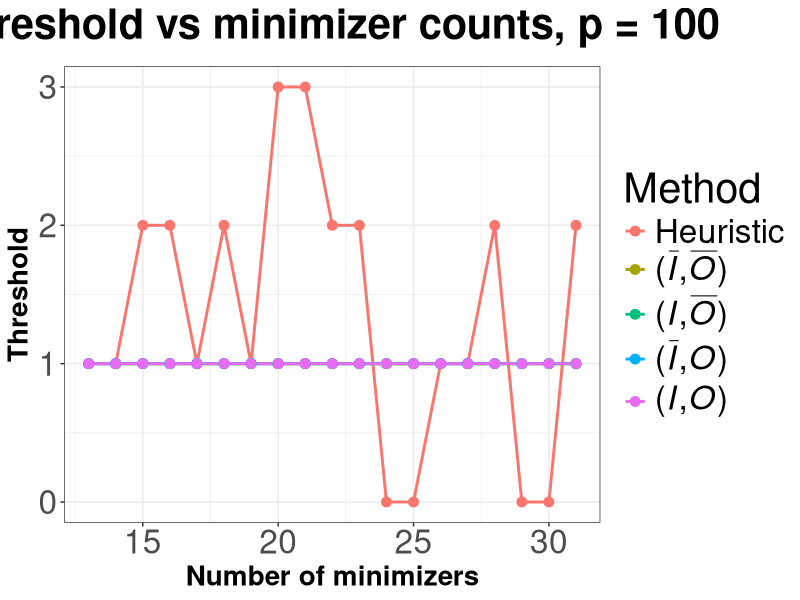
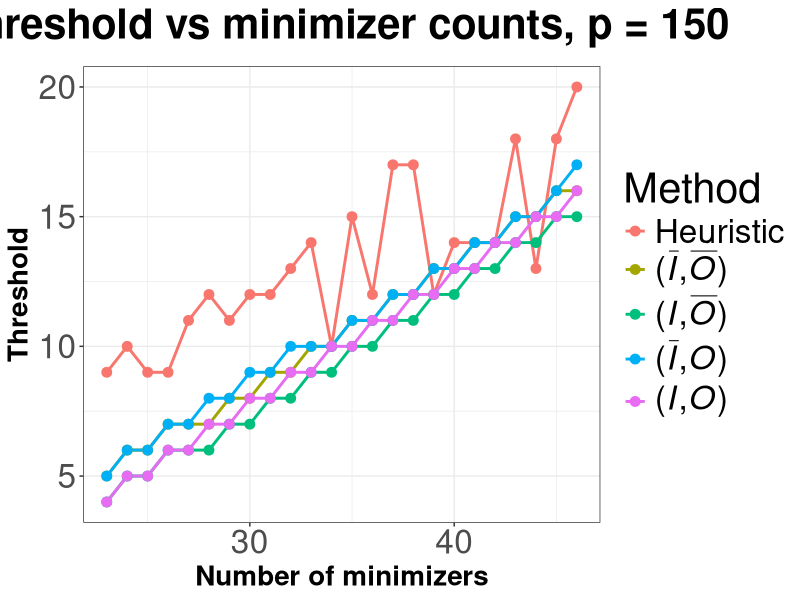
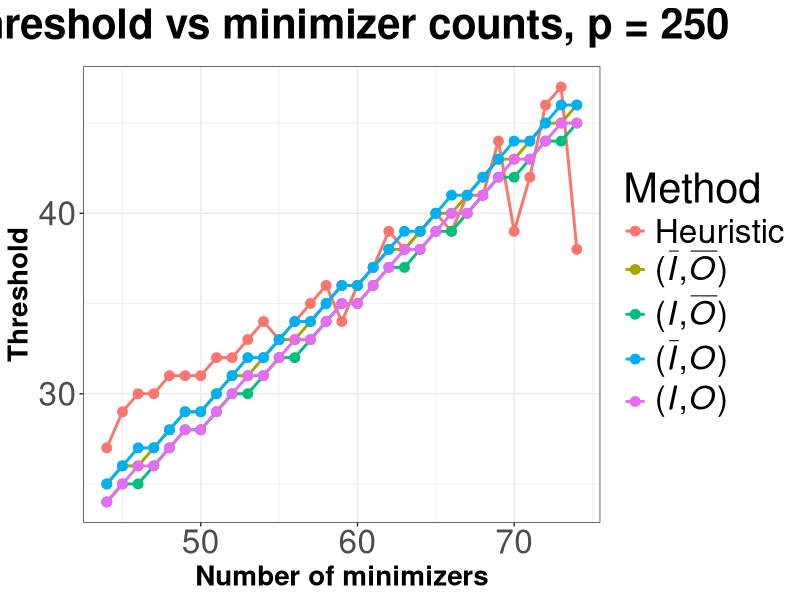

These charts were generated, in order, by the following R code:
# SPDX-FileCopyrightText: 2006-2025 Knut Reinert & Freie Universität Berlin
# SPDX-FileCopyrightText: 2016-2025 Knut Reinert & MPI für molekulare Genetik
# SPDX-License-Identifier: BSD-3-Clause

library(ggplot2)
library(reshape2)

#######################################################################################################################
# p = 100
#######################################################################################################################

counts <- c(13, 14, 15, 16, 17, 18, 19, 20, 21, 22, 23, 24, 25, 26, 27, 28, 29, 30, 31)
heuristic  <- c(1, 1, 2, 2, 1, 2, 1, 3, 3, 2, 2, 0, 0, 1, 1, 2, 0, 0, 2)
simple  <- c(1, 1, 1, 1, 1, 1, 1, 1, 1, 1, 1, 1, 1, 1, 1, 1, 1, 1, 1)
indirect  <- c(1, 1, 1, 1, 1, 1, 1, 1, 1, 1, 1, 1, 1, 1, 1, 1, 1, 1, 1)
overlap    <- c(1, 1, 1, 1, 1, 1, 1, 1, 1, 1, 1, 1, 1, 1, 1, 1, 1, 1, 1)
both  <- c(1, 1, 1, 1, 1, 1, 1, 1, 1, 1, 1, 1, 1, 1, 1, 1, 1, 1, 1)

df <- data.frame(counts, heuristic, simple, indirect, overlap, both)
colnames(df) <- c("counts", "Heuristic", "Simple", "Indirect", "Overlap", "Both")
df2 <- melt(df, id = "counts", variable.name="Method")

mini1 <- ggplot(df2, aes(x = counts, y = value, color = Method)) +
  geom_line(size = 1) +
  geom_point(size = 3) +
  labs(title=expression(bold("Threshold vs minimizer counts, p = 100")),
       x = "Number of minimizers",
       y = "Threshold") +
  scale_colour_discrete(name = "Method", labels =c("Heuristic",
                                                   expression("("*bar(italic("I"))*","*bar(italic("O"))*")"),
                                                   expression("("*italic("I")*","*bar(italic("O"))*")"),
                                                   expression("("*bar(italic("I"))*","*italic("O")*")"),
                                                   expression("("*italic("I")*","*italic("O")*")"))) +
  theme_bw() +
  theme(text = element_text(size=30),
        plot.title = element_text(size=30, face="bold", hjust = 0.5),
        axis.title.x = element_text(size=20, face="bold"),
        axis.title.y = element_text(size=20, face="bold"),
        legend.text.align = 0)

#######################################################################################################################
# p = 150
#######################################################################################################################

counts <- c(23, 24, 25, 26, 27, 28, 29, 30, 31, 32, 33, 34, 35, 36, 37, 38, 39, 40, 41, 42, 43, 44, 45, 46)
heuristic  <- c(9, 10, 9, 9, 11, 12, 11, 12, 12, 13, 14, 10, 15, 12, 17, 17, 12, 14, 14, 14, 18, 13, 18, 20)
simple  <- c(5, 6, 6, 7, 7, 7, 8, 8, 9, 9, 10, 10, 11, 11, 12, 12, 13, 13, 14, 14, 15, 15, 16, 16)
indirect  <- c(4, 5, 5, 6, 6, 6, 7, 7, 8, 8, 9, 9, 10, 10, 11, 11, 12, 12, 13, 13, 14, 14, 15, 15)
overlap    <- c(5, 6, 6, 7, 7, 8, 8, 9, 9, 10, 10, 10, 11, 11, 12, 12, 13, 13, 14, 14, 15, 15, 16, 17)
both  <- c(4, 5, 5, 6, 6, 7, 7, 8, 8, 9, 9, 10, 10, 11, 11, 12, 12, 13, 13, 14, 14, 15, 15, 16)

df <- data.frame(counts, heuristic, simple, indirect, overlap, both)
colnames(df) <- c("counts", "Heuristic", "Simple", "Indirect", "Overlap", "Both")
df2 <- melt(df, id = "counts", variable.name="Method")

mini2 <- ggplot(df2, aes(x = counts, y = value, color = Method)) +
  geom_line(size = 1) +
  geom_point(size = 3) +
  labs(title=expression(bold("Threshold vs minimizer counts, p = 150")),
       x = "Number of minimizers",
       y = "Threshold") +
  scale_colour_discrete(name = "Method", labels =c("Heuristic",
                                                   expression("("*bar(italic("I"))*","*bar(italic("O"))*")"),
                                                   expression("("*italic("I")*","*bar(italic("O"))*")"),
                                                   expression("("*bar(italic("I"))*","*italic("O")*")"),
                                                   expression("("*italic("I")*","*italic("O")*")"))) +
  theme_bw() +
  theme(text = element_text(size=30),
        plot.title = element_text(size=30, face="bold", hjust = 0.5),
        axis.title.x = element_text(size=20, face="bold"),
        axis.title.y = element_text(size=20, face="bold"),
        legend.text.align = 0)

#######################################################################################################################
# p = 250
#######################################################################################################################

counts <- c(44, 45, 46, 47, 48, 49, 50, 51, 52, 53, 54, 55, 56, 57, 58, 59, 60, 61, 62, 63, 64, 65, 66, 67, 68, 69, 70, 71, 72, 73, 74)
heuristic  <- c(27, 29, 30, 30, 31, 31, 31, 32, 32, 33, 34, 33, 34, 35, 36, 34, 36, 37, 39, 38, 39, 40, 39, 41, 41, 44, 39, 42, 46, 47, 38)
simple  <- c(25, 26, 26, 27, 28, 29, 29, 30, 31, 31, 32, 33, 33, 34, 35, 36, 36, 37, 38, 38, 39, 40, 40, 41, 42, 43, 43, 44, 45, 45, 46)
indirect  <- c(24, 25, 25, 26, 27, 28, 28, 29, 30, 30, 31, 32, 32, 33, 34, 35, 35, 36, 37, 37, 38, 39, 39, 40, 41, 42, 42, 43, 44, 44, 45)
overlap    <- c(25, 26, 27, 27, 28, 29, 29, 30, 31, 32, 32, 33, 34, 34, 35, 36, 36, 37, 38, 39, 39, 40, 41, 41, 42, 43, 44, 44, 45, 46, 46)
both  <- c(24, 25, 26, 26, 27, 28, 28, 29, 30, 31, 31, 32, 33, 33, 34, 35, 35, 36, 37, 38, 38, 39, 40, 40, 41, 42, 43, 43, 44, 45, 45)

df <- data.frame(counts, heuristic, simple, indirect, overlap, both)
colnames(df) <- c("counts", "Heuristic", "Simple", "Indirect", "Overlap", "Both")
df2 <- melt(df, id = "counts", variable.name="Method")

mini3 <- ggplot(df2, aes(x = counts, y = value, color = Method)) +
  geom_line(size = 1) +
  geom_point(size = 3) +
  labs(title=expression(bold("Threshold vs minimizer counts, p = 250")),
       x = "Number of minimizers",
       y = "Threshold") +
  scale_colour_discrete(name = "Method", labels =c("Heuristic",
                                                   expression("("*bar(italic("I"))*","*bar(italic("O"))*")"),
                                                   expression("("*italic("I")*","*bar(italic("O"))*")"),
                                                   expression("("*bar(italic("I"))*","*italic("O")*")"),
                                                   expression("("*italic("I")*","*italic("O")*")"))) +
  theme_bw() +
  theme(text = element_text(size=30),
        plot.title = element_text(size=30, face="bold", hjust = 0.5),
        axis.title.x = element_text(size=20, face="bold"),
        axis.title.y = element_text(size=20, face="bold"),
        legend.text.align = 0)

#######################################################################################################################
# Save plots
#######################################################################################################################

ggsave(file="<DIR>/mini_100.svg", plot=mini1, width=16, height=9)
ggsave(file="<DIR>/mini_150.svg", plot=mini2, width=16, height=9)
ggsave(file="<DIR>/mini_250.svg", plot=mini3, width=16, height=9)
